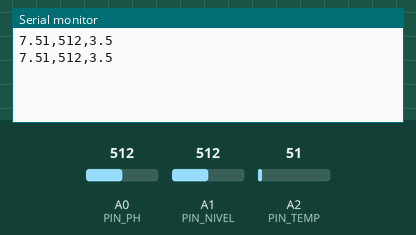
This sketch was run on a simulated Arduino Uno, built with avr-gcc and run on an emulated ATmega328P. On the bench: the last lines printed to the serial monitor. The inputs (shaded band) are chosen by the test bench; at power-on: A2 (PIN_TEMP) = 51, A0 (PIN_PH) = 512, A1 (PIN_NIVEL) = 512.

Above: at 1.8 s.
1.9 s: A2 (PIN_TEMP) set to 61
At 2.8 s:
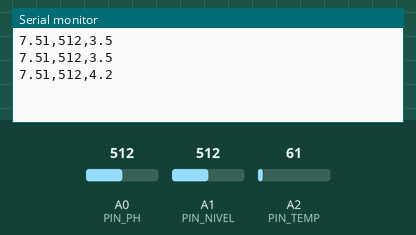
3.4 s: A0 (PIN_PH) set to 716
At 4.4 s:
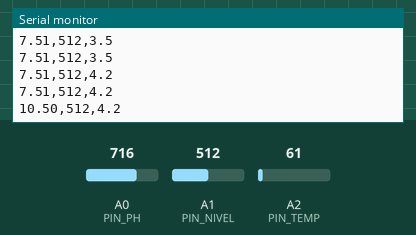
4.9 s: A1 (PIN_NIVEL) set to 716
At 5.8 s:
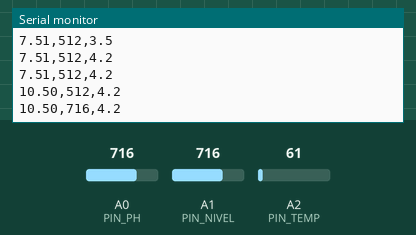
6.4 s: A2 (PIN_TEMP) set to 71
At 7.7 s:
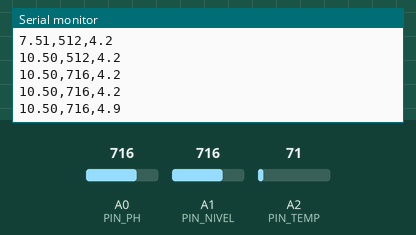
7.9 s: A0 (PIN_PH) set to 900
At 8.8 s:
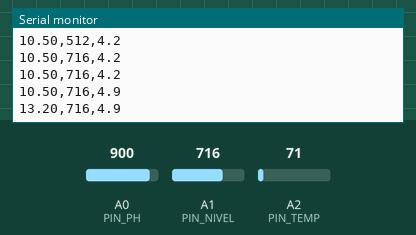
9.4 s: A1 (PIN_NIVEL) set to 900
At 10.4 s:
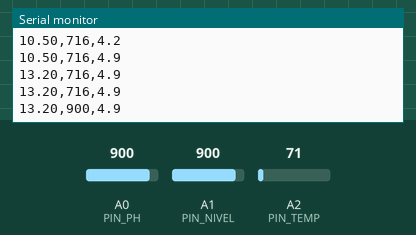
Timing chart, 0 to 11.9 s (numbered marks = the images above; inputs shaded):
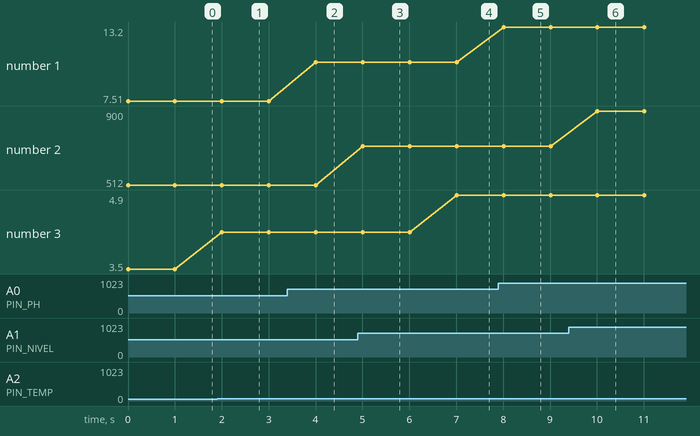

The sketch:

Prueba.ino
```cpp
// Pines de los sensores
#define PIN_PH A0
#define PIN_NIVEL A1
#define PIN_TEMP A2

void setup() {
  Serial.begin(9600); // Inicializa el puerto serial
}

void loop() {
  // Leer valores de sensores (simulados para prueba)
  float ph = analogRead(PIN_PH) * (15.0 / 1023.0);        // Escala pH 0-14
  int nivel = analogRead(PIN_NIVEL);                      // Nivel 0-1023
  float temp = analogRead(PIN_TEMP) * (70.0 / 1023.0);    // Temperatura 0-50°C

  // Enviar datos por Serial en formato CSV: ph,nivel,temp
  Serial.print(ph, 2);
  Serial.print(",");
  Serial.print(nivel);
  Serial.print(",");
  Serial.println(temp, 1);

  delay(1000); // Esperar 1 segundo antes de la siguiente lectura
}
```

Measured:
- after the input at 1.9 s, the serial monitor: prints a new line after 0.10 s (image 1)
- after the input at 3.4 s, the serial monitor: prints a new line after 0.61 s (image 2)
- after the input at 4.9 s, the serial monitor: prints a new line after 0.11 s (image 3)
- after the input at 6.4 s, the serial monitor: prints a new line after 0.61 s (image 4)
- after the input at 7.9 s, the serial monitor: prints a new line after 0.11 s (image 5)
- after the input at 9.4 s, the serial monitor: prints a new line after 0.61 s (image 6)
- plotted number 1: 7.51 → 10.5 after the input at 3.4 s, 10.5 → 13.2 after the input at 7.9 s
- plotted number 2: 512 → 716 after the input at 4.9 s, 716 → 900 after the input at 9.4 s
